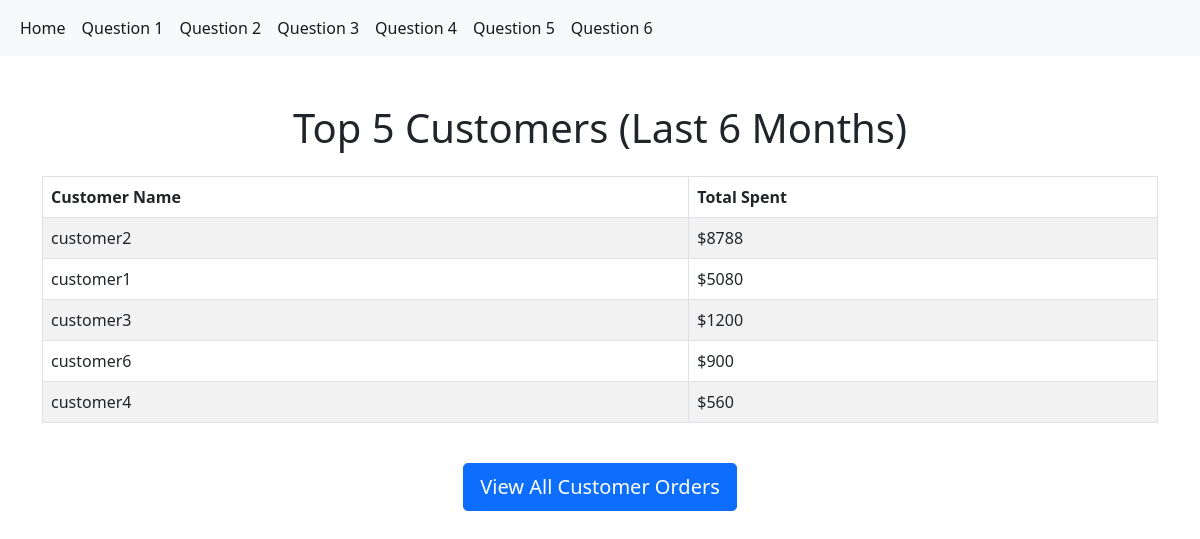
The page /question_3/ on the database its author committed.
### task/models.py (models this page shows)
class Order(models.Model):
    customer = models.CharField(max_length=100)
    order_date = models.DateField()
    status = models.CharField(max_length=50)
    total_amount = models.DecimalField(max_digits=10, decimal_places=2)
    @staticmethod
    def top_customers(last_n_months=6):
        six_months_ago = timezone.now() - timezone.timedelta(days=last_n_months*30)
        return Order.objects.filter(order_date__gte=six_months_ago) \
                   .values('customer') \
                   .annotate(total_spent=Sum('total_amount')) \
                   .order_by('-total_spent')[:5]

### task/views.py (the view)
# urls.py: path('question_3/', question_3, name='question_3'),
def question_3(request):
    customers = Order.top_customers()
    return render(request, 'que_3.html', {'customers': customers})

### task/templates/que_3.html (shortened to what this page needs)
{% extends "base.html" %}
{% block main %}
<div class="container mt-5">
    <div class="row">
        <div class="col-md-12">
            <h1 class="text-center mb-4">Top 5 Customers (Last 6 Months)</h1>
            <div class="table-responsive">
                <table class="table table-bordered table-striped table-hover">
                    <thead class="thead-dark">
                        <tr>
                            <th scope="col">Customer Name</th>
                            <th scope="col">Total Spent</th>
                        </tr>
                    </thead>
                    <tbody>
                        {% for c in customers %}
                        <tr>
                            <td>{{ c.customer }}</td>
                            <td>${{ c.total_spent }}</td>
                        </tr>
                        {% endfor %}
                    </tbody>
                </table>
            </div>
            <div class="text-center mt-4">
                <a class="btn btn-primary btn-lg" href="{% url 'all_customers' %}">View All Customer Orders</a>
            </div>
        </div>
    </div>
</div>
{% endblock main %}

### rows shown on the page
Order: customer "customer3", total_spent "1200"
Order: customer "customer6", total_spent "900"
Order: customer "customer4", total_spent "560"

### other values the page prints
{{ c.customer }} "customer2" "customer1"
{{ c.total_spent }} "8788" "5080"
